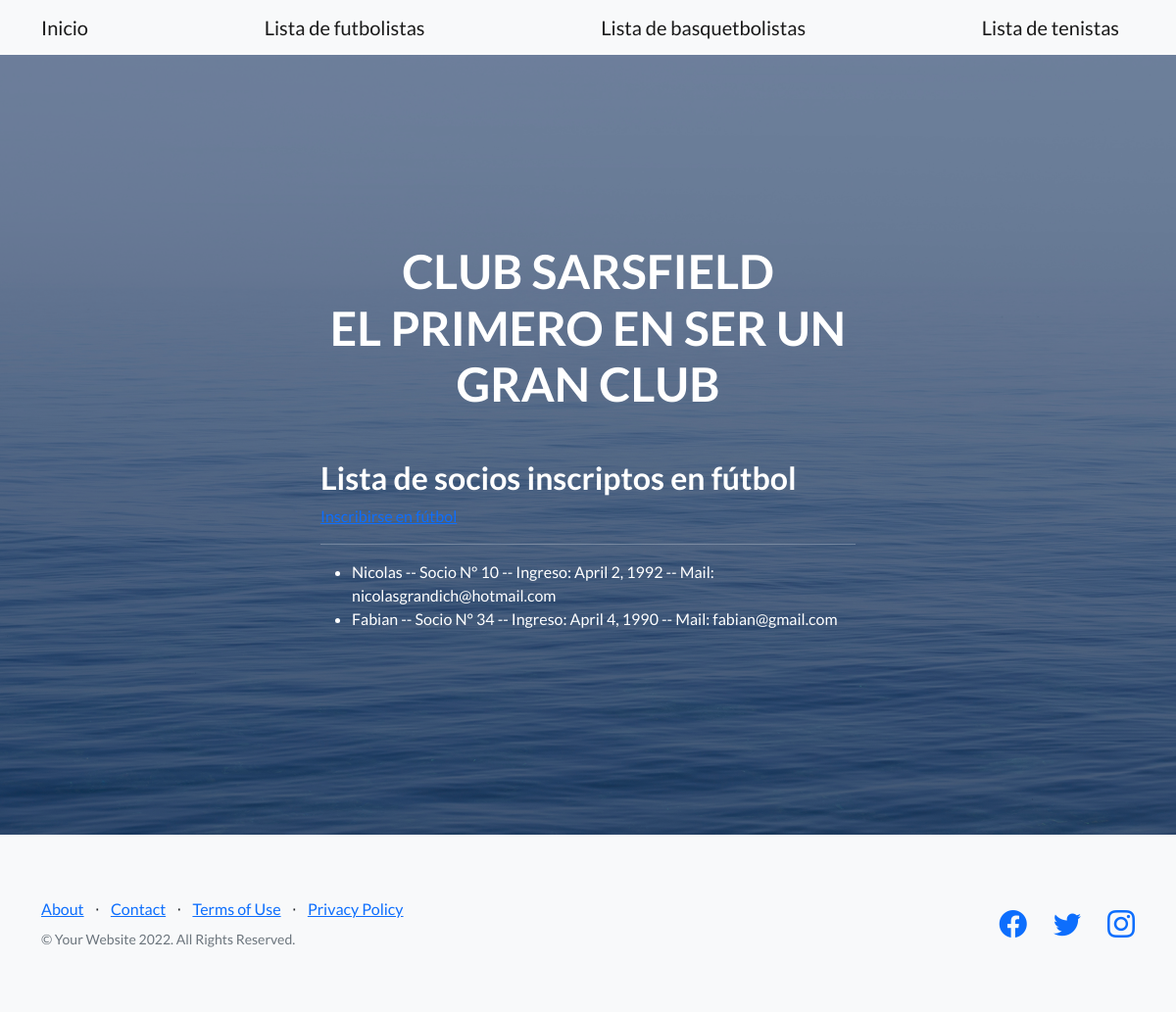
/app_MVT/futbol/, run on the app's committed database.
### app_MVT/models.py (models this page shows)
class Futbol(models.Model):
    numeroDeSocio = models.IntegerField()
    nombre=models.CharField(max_length=40)
    fechaDeIngreso = models.DateField()
    email = models.EmailField()

### app_MVT/views.py (the view)
# urls.py: path('futbol/', views.futbol,name='futbol'),
def futbol(request):
    futbol = Futbol.objects.all()
    context_dict = {
        'futbol': futbol
    }
    return render(
        request=request,
        context=context_dict,
        template_name="app_MVT/futbol.html"
    )

### app_MVT/templates/app_MVT/futbol.html
{% extends "app_MVT/index.html" %}
{% load static %}
{% block contenidoQueCambia %}
<h2>Lista de socios inscriptos en fútbol</h2>
<a class="card_custom" href="{% url 'FutbolDjangoForms' %}">Inscribirse en fútbol</a>
<hr></hr>
<ul>
    {% for futbol in futbol %}
        <li>
            {{futbol.nombre}}
            -- Socio N° {{futbol.numeroDeSocio }}
            -- Ingreso: {{futbol.fechaDeIngreso}}
            -- Mail: {{futbol.email}}
        </li>
    {% endfor %}
</ul>
{% endblock %}

### data on the page
Futbol: nombre "Nicolas", numeroDeSocio "10", fechaDeIngreso "April 2, 1992", email "nicolasgrandich@hotmail.com"
Futbol: nombre "Fabian", numeroDeSocio "34", fechaDeIngreso "April 4, 1990", email "fabian@gmail.com"
